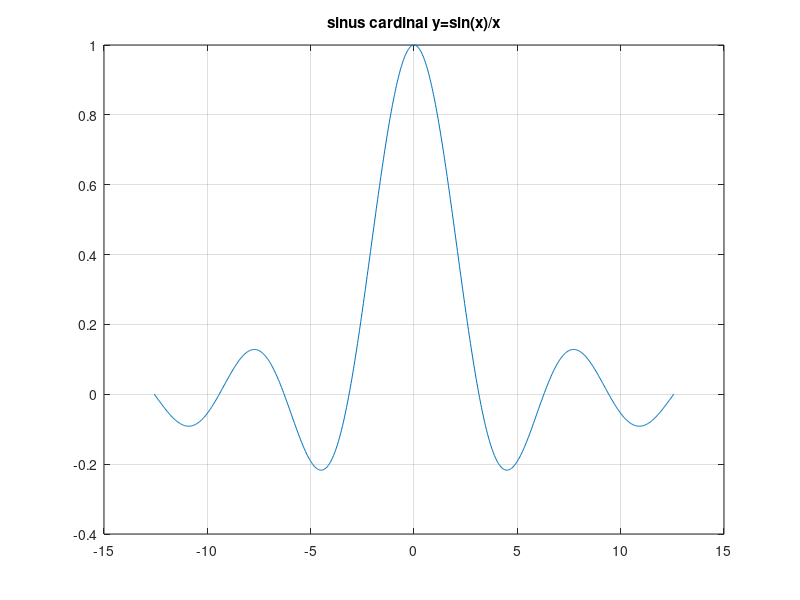

MATLAB code to generate this figure:
%Tracage de la fonction sinus cardinal
 %Domaine des valeurs de la variable x 
x=-4*pi:pi/100:4*pi;
%valeurs de la fonction
y=(x==0)+sin(x)./(x+(x==0));
%Tracage de la fonction sinus cardinal 
plot(x,y)
grid ;
title('sinus cardinal y=sin(x)/x') ;
